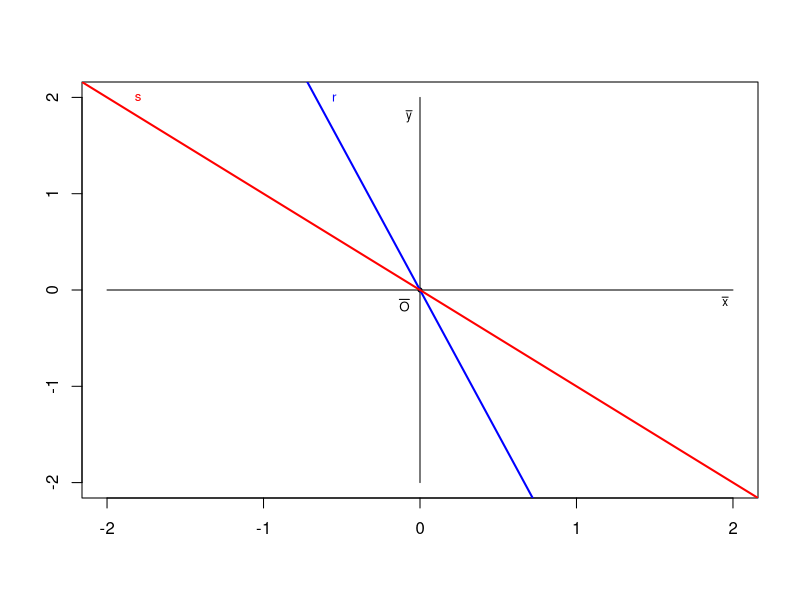

Source code (R):
#coplanar lines

x <- seq(-3,3,0.01)
xex <- 0
yex <- seq(-2,2,0.01)
xey <- seq(-2,2,0.01)
yey <- 0

y_1 <- -3*x
y_2 <- -x

dfex <- data.frame(xex,yex)
dfey <- data.frame(xey,yey)
df_1 <- data.frame(x,y_1)
df_2 <- data.frame(x,y_2)

plot(0, 0, pch = 20, xlim = c(-2,2), ylim = c(-2,2), xlab = "", ylab = "",cex = 0.8, col = "black", axes =TRUE)
lines(dfex$yex,dfex$xex,  lwd = 1)
lines(dfey$yey,dfey$xey, lwd = 1 )
lines(df_1$x,df_1$y_1, lwd = 2, col = "blue")
lines(df_2$x,df_2$y_2, lwd = 2, col = "red")
text(-0.1,-0.16, expression(bar(O)),  col = "black", cex = 0.8)
text(1.95,-0.12, expression(bar(x)),  col = "black", cex = 0.7)
text(-0.07,1.8, expression(bar(y)),  col = "black", cex = 0.7)
text(-0.55,2, "r",  col = "blue", cex = 0.8)
text(-1.8,2, "s",  col = "red", cex = 0.8)
